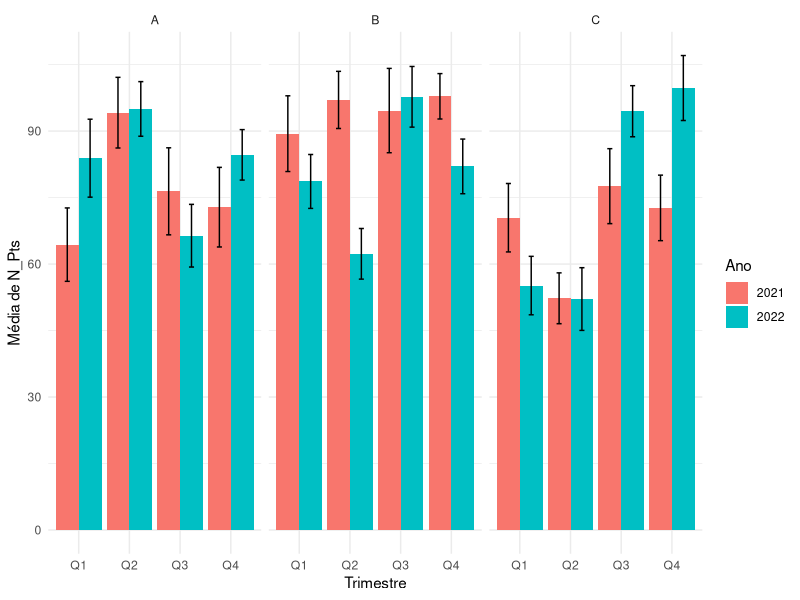

Write the R code that produced this figure.
library(ggplot2)
library(dplyr)

# Dados simulados
set.seed(123)
summary_data2 <- expand.grid(
  Setor = c("A", "B", "C"),
  Trimestre = c("Q1", "Q2", "Q3", "Q4"),
  Ano = 2021:2022
) %>%
  mutate(
    média_y = runif(n(), 50, 100),
    se_y = runif(n(), 5, 10)
  )

# Gráfico com facetas por Setor
ggplot(summary_data2, aes(x = Trimestre, y = média_y, fill = factor(Ano))) +
  geom_bar(stat = "identity", position = position_dodge()) +
  geom_errorbar(aes(ymin = média_y - se_y, ymax = média_y + se_y),
                width = 0.2,
                position = position_dodge(0.9)) +
  facet_wrap(~ Setor) +
  labs(x = "Trimestre", y = "Média de N_Pts", fill = "Ano") +
  theme_minimal()
